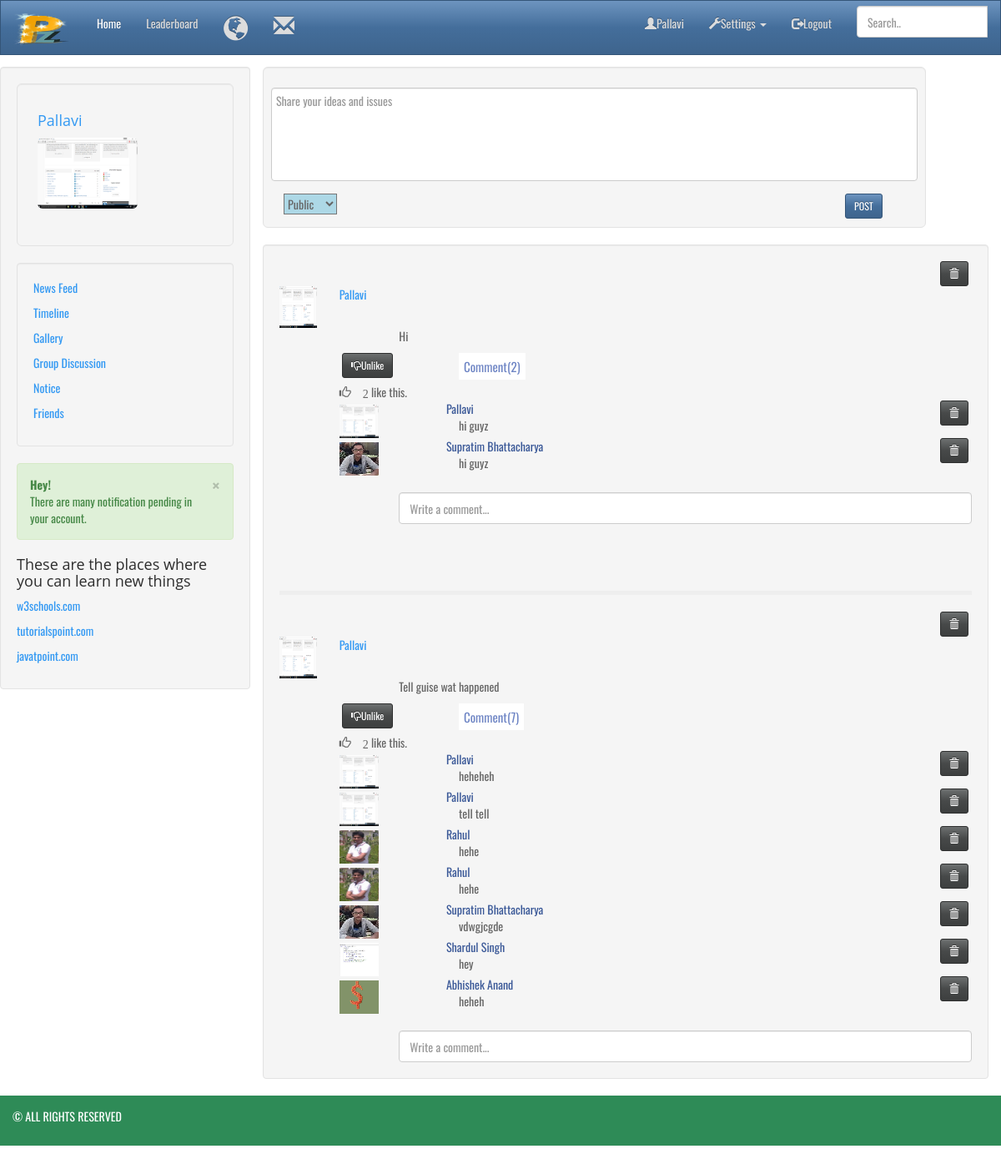
Page /timeline.php (signed in) on the committed database.
### tables this page shows
CREATE TABLE IF NOT EXISTS `users` (
  `user_id` int(20) NOT NULL AUTO_INCREMENT,
  `username` varchar(50) NOT NULL,
  `email` varchar(50) NOT NULL,
  `password` varchar(50) NOT NULL,
  `birth_date` date NOT NULL,
  `join_date` timestamp NOT NULL DEFAULT CURRENT_TIMESTAMP ON UPDATE CURRENT_TIMESTAMP,
  `score` int(11) NOT NULL,
  `level` int(11) NOT NULL DEFAULT '0',
  `type` varchar(255) NOT NULL DEFAULT 'player',
  `block` varchar(255) NOT NULL DEFAULT 'no',
  `online` varchar(255) NOT NULL DEFAULT 'no',
  PRIMARY KEY (`user_id`),
  UNIQUE KEY `email` (`email`)
);

CREATE TABLE IF NOT EXISTS `user_profile_pic` (
  `profile_id` int(20) NOT NULL AUTO_INCREMENT,
  `user_id` int(20) NOT NULL,
  `image` varchar(200) NOT NULL,
  `image_path` varchar(255) NOT NULL,
  PRIMARY KEY (`profile_id`),
  KEY `user_profile_pic_ibfk_1` (`user_id`)
);

CREATE TABLE IF NOT EXISTS `user_post` (
  `post_id` int(20) NOT NULL AUTO_INCREMENT,
  `user_id` int(20) NOT NULL,
  `post_txt` text NOT NULL,
  `post_pic` varchar(200) NOT NULL,
  `post_time` timestamp NOT NULL DEFAULT CURRENT_TIMESTAMP ON UPDATE CURRENT_TIMESTAMP,
  `priority` varchar(255) NOT NULL DEFAULT 'public',
  PRIMARY KEY (`post_id`),
  KEY `user_post_ibfk_1` (`user_id`)
);

CREATE TABLE IF NOT EXISTS `user_post_comment` (
  `comment_id` int(20) NOT NULL AUTO_INCREMENT,
  `post_id` int(20) NOT NULL,
  `user_id` int(20) NOT NULL,
  `comment` text NOT NULL,
  PRIMARY KEY (`comment_id`),
  KEY `user_post_comment_ibfk_1` (`user_id`),
  KEY `user_post_comment_ibfk_2` (`post_id`)
);

### timeline.php (the view, shortened to what this page needs)
<!DOCTYPE html>
<?php
include 'configuration.php';
?>
<?php
$userid=$_SESSION['uid'];
if (isset($userid))
{
?>
<html lang="en" ng-app="myApp">
<?php
  $userid=$_SESSION['uid'];
  $query1=mysqli_query($conn,"SELECT * FROM `users` WHERE `user_id`='$userid';");
  $row1=mysqli_fetch_array($query1,MYSQLI_ASSOC);
  $name=$row1['username'];
  ?>
<head>
  <link rel="stylesheet" href="./bootstrap_files/bootstrap.min.css">
  <link rel="stylesheet" href="https://cdnjs.cloudflare.com/ajax/libs/jqueryui/1.12.0/jquery-ui.css">
</head>
<body style="position:relative" data-spy="scroll" data-target=".navbar-fixed-top" >
<nav class="navbar navbar-inverse navbar-fixed-top" style="">
  <div class="container-fluid">
    <div class="navbar-header" >
       <a class="navbar-brand" href="#" style="color:solid-green;;">
	<div style="float: left;">
        <img src="logo.png" alt="logo" id="" style="height:40px;width:70px;">
    </div></a>
    </div>
    <div class="collapse navbar-collapse" id="myNavbar">
      <ul class="nav navbar-nav">
        <li class="active"><a href="main_page.php">Home</a></li>
		 <li><a href="leaderboard.php">Leaderboard</a></li>
		  	<li id="refresh2"><a href="./notification.php"><big><span class="glyphicon glyphicon-globe"></big></span> <span class="badge"></span></a></li>
	 <li><a href="./message.php"><span class="glyphicon glyphicon-envelope"></a></li>
	  </ul>
      <form class="navbar-form navbar-right" role="search">
        <div class="form-group input-group" ng-controller="SearchController" >
          <input type="search" name="search" id="divid" class="form-control" placeholder="Search.." ng-model="keybords" ng-keyup="search()">
        </div>
      </form>
      <ul class="nav navbar-nav navbar-right">
		<li><a href="profile.php"><span class="glyphicon glyphicon-user"></span><?php echo "$name";?></a></li>
		<li class="dropdown">
		<a class="dropdown-toggle" data-toggle="dropdown" href="#"><span class="glyphicon glyphicon-wrench"></span>Settings
		<span class="caret"></span>
		</a>
		</li>
		<li><a href="logout.php"><span class="glyphicon glyphicon-log-out"></span>Logout</a></li>
	  </ul>
	  </div>
  </div>
</nav>
<?php
echo'<div class="container-fluid">
  <div class="row">
    <div class="col-sm-3 well" style="">
      <div class="well well-lg">
        <p><a href="#"><h4>'.$name.'</h4></a></p>';
		$query=mysqli_query($conn,"SELECT * from `user_profile_pic` WHERE `user_id`='$userid';");
		$result=mysqli_fetch_assoc($query);
		$image_path=$result['image_path'];
	echo'
		<img class="img-rounded" height="85" width="120"  src="'.$image_path.'" alt="D.P" />
		</br>
		</br>
	</div>
      <div class="well">
           <p><a href="newsfeed.php"> News Feed</a></p>
	  <p><a href="timeline.php"> Timeline</a></p>
	  <p><a href="photos.php"> Gallery</a></p>
	    <p><a href="group_chat.php"> Group Discussion</a></p>
           <p><a href="usernotice.php"> Notice </a></p>
		   <p><a href="friends.php"> Friends </a></p>
	  </div>
      ';
	   $query100=mysqli_query($conn,"SELECT * FROM `user_notification` where `user_id`='$userid';");
	   if (mysqli_num_rows($query100)>0)
	   {
      echo '<div class="alert alert-success fade in">
        <a href="#" class="close" data-dismiss="alert" aria-label="close">×</a>
        <p><strong>Hey!</strong></p>
        There are many notification pending in your account.
      </div>';
	   }
	  echo'
	  <h4>These are the places where you can learn new things</h4>
      <p><a href="http://www.w3schools.com/" target="_blank">w3schools.com</a></p>
      <p><a href="http://www.tutorialspoint.com/" target="_blank">tutorialspoint.com</a></p>
      <p><a href="http://www.javatpoint.com/" target="_blank">javatpoint.com</a></p>
    </div>';
echo'
<div class="col-sm-9" id="refresh">
      <div class="row">
    <div class=" col-sm-11">
	  <div class="well well-lg" style="padding-bottom:10px;">
	   <form method="post" name="posting_txt"  id="post_txt">
	<div class="row form-group">
		<textarea cols=120 class="form-control" rows=5 style="padding:5px; resize:none;" required="required" name="post_txt" maxlength="511" placeholder="Share your ideas and issues"></textarea>
	</div>
   	<input type="hidden" name="txt_post_time">
	<div class="row">
	<div class="col-sm-2">
	<select style="background:#add8e6; " name="priority">
				<option value="Public"> Public </option>
				<option value="Private"> Only me </option>
			</select>
			</div>
     <div class="col-sm-2 col-sm-offset-8 text-center">
	 <button class="btn btn-primary btn-sm"  type="submit" value="" name="txt" id="post_button">POST
	 </button>
    </div>
		</div>
	</form>
	</div>
		</div>
	  </div>';
 echo'<div class="well "  style="overflow-y:scroll;height:1000px;overflow-x:hidden;" id="hello">
           <div class="well-col-sm-12">';
$sql2 = "SELECT * FROM `user_post` WHERE `user_id`='$userid'";
$sql2 .= "ORDER BY `post_id` desc  ";
$sql_query = mysqli_query($conn,$sql2);
	while($post_data=mysqli_fetch_array($sql_query,MYSQLI_NUM))
	{
		$postid=$post_data[0];
		$post_user_id=$post_data[1];
		$post_txt=$post_data[2];
		$que_user_info=mysqli_query($conn,"SELECT * from `users` where `user_id`='$post_user_id';");
		$que_user_pic=mysqli_query($conn,"SELECT * from `user_profile_pic` where `user_id`='$post_user_id';");
		$fetch_user_info=mysqli_fetch_array($que_user_info,MYSQLI_NUM);
		$fetch_user_pic=mysqli_fetch_array($que_user_pic,MYSQLI_NUM);
		$user_name=$fetch_user_info[1];
		$user_pic=$fetch_user_pic[3];
		if($userid==$post_user_id)
		{
		echo'<div class="row">';
			if($post_txt=="JOIN SOCIAL NETWORKING")
			{
			echo'
			';
			}
			else
			{
			echo'<div class="col-sm-2 col-sm-offset-11" >
 <form class="form-inline delete_post" role="form" method="post" >
  <div class="form-group has-success has-feedback" style="width:100px;">
    <label class="control-label" for="inputSuccess4"></label>
	<input type="hidden" name="post_id" value="'.$postid.'" style="width:100px;">
	<button type="submit" class="btn btn-default btn-sm " name="delete_post" id="delete_post">
 <span class="glyphicon glyphicon-trash"></span>
  </button>
  </div>
</form>
			</div>
		</div>';
		}
		}
		else
		{
	echo'<div class="row">
			<div class="col-sm-2">&nbsp;  </div>
		</div>';
		}
 	echo'
 	<div class="row">
		<div class="col-sm-1"> <img src="'.$user_pic.'" height="50" width="45">  </div>
		<div class="col-sm-4">
	<a href="./view_profile.php?id='.$post_user_id.'" style="text-transform:capitalize; text-decoration:none;" onMouseOver="post_name_underLine('.$postid.')" onMouseOut="post_name_NounderLine('.$postid.')" id="uname'.$postid.'"> '.$user_name.' </a>
	</div>
	</div>';
	echo'
	<div class="row">
		<div class="col-sm-2"></div>
		<div class="col-sm-10" style="word-wrap:break-word;">'.$post_data[2].' </div>
	</div>';
	echo'<div class="row" style="padding-top:10px;">
		';
		 	$que_status=mysqli_query($conn,"SELECT * from `user_post_status` where `post_id`='$postid' and `user_id`='$userid';");
			$que_like=mysqli_query($conn,"SELECT * from `user_post_status` where `post_id`='$postid';");
			$count_like=mysqli_num_rows($que_like);
			$status_data=mysqli_fetch_array($que_status,MYSQLI_NUM);
			if($status_data[3]=="Like")
			{
			echo'<div class="col-sm-1 col-sm-offset-1">
		<form class="form-inline" role="form" id="'.$postid.'form" method="post">
  <div class="form-group has-success has-feedback" style="width:100px;">
    <label class="control-label" for="inputSuccess4"></label>
	<input type="hidden" name="postid" value="'.$postid.'" style="width:100px;">
    <input type="hidden" name="userid" value="'.$userid.'" style="width:100px;">
	<button type="submit" name="Unlike" id="'.$postid.'like" class="btn btn-default btn-sm like-btn"  >
	<span class="glyphicon glyphicon-thumbs-down"></span>Unlike<input type="hidden" name="flaglike" value="1"></button>
	</div>
  </form>
</div>';
			}
	$que_comment=mysqli_query($conn,"SELECT * from `user_post_comment` where `post_id` ='$postid' order by `comment_id`;");
	$count_comment=mysqli_num_rows($que_comment);
		echo'
		<div class="col-sm-1 col-sm-offset-1"><input type="button" value="Comment('.$count_comment.')" style="background:#FFFFFF; line-height:2;border:#FFFFFF;font-size:15px; color:#6D84C4;" onClick="Comment_focus('.$postid.');" onMouseOver="Comment_underLine('.$postid.')" onMouseOut="Comment_NounderLine('.$postid.')" id="comment'.$postid.'"><span style="color:#999999;">   </span>
		</div>
	</div>
	<div class="row">
		<div class="col-sm-2 col-sm-offset-1" style="padding-top:5px;"><span class="glyphicon glyphicon-thumbs-up"  id="'.$postid.'likes"> '.$count_like.'</span> like this. </div>
	</div>
	';
echo'<div id="'.$postid.'refresh2">';
	while($comment_data=mysqli_fetch_array($que_comment,MYSQLI_NUM))
	{
		$comment_id=$comment_data[0];
		$comment_user_id=$comment_data[2];
		$que_user_info1=mysqli_query($conn,"SELECT * from `users` where `user_id`='$comment_user_id';");
		$que_user_pic1=mysqli_query($conn,"SELECT * from `user_profile_pic` where `user_id`='$comment_user_id';");
		$fetch_user_info1=mysqli_fetch_array($que_user_info1,MYSQLI_NUM);
		$fetch_user_pic1=mysqli_fetch_array($que_user_pic1,MYSQLI_NUM);
		$user_name1=$fetch_user_info1[1];
		$user_pic1=$fetch_user_pic1[3];
echo'
	<div class="row">
		<div class="col-sm-1 col-sm-offset-1" style="padding-top:5px;">  <img src="'.$user_pic1.'" height="40" width="47">    </div>
		<div class="col-sm-8 col-sm-offset-1" ><div class="row"> <a href="./view_profile.php?id='.$comment_user_id.'" style="text-transform:capitalize; text-decoration:none; color:#3B5998;" onMouseOver="Comment_name_underLine('.$comment_id.')" onMouseOut="Comment_name_NounderLine('.$comment_id.')" id="cuname'.$comment_id.'"> '.$user_name1.'</a>
		</div><div class="row">
		<div class="col-sm-12" style="word-wrap:break-word;"> '.$comment_data[3].'</div>
	</div></div>';
		if($userid==$post_user_id)
		{
			echo'<div class="col-sm-1 " >
	<form class="form-inline delete_comment" role="form" method="post" id="'.$comment_id.'delete">
  <div class="form-group has-success has-feedback" style="width:100px;">
    <label class="control-label" for="inputSuccess4"></label>
	<input type="hidden" name="post_id" value="'.$postid.'">
	<input type="hidden" name="comm_id" value="'.$comment_id.'" style="width:100px;">
	<button type="submit" class="btn btn-default btn-sm " name="delete_comment" id="delete_comment">
 <span class="glyphicon glyphicon-trash"></span>
  </button>
  </div>
</form>
			</div>';
		}
echo'</div>';
	}
	echo'</div>
	<div class="row">
	<div class="col-sm-2" >  <img src="" style="height:33; width:33;">    </div>
		<div class="col-sm-10">
		<form class="form-inline commenting" role="form" method="post" id="'.$postid.'commenting">
  <div class="form-group" style="width:100%;">
    <label class="control-label" for="inputSuccess4"></label>
	<input name="comment_txt"  style="width:100%;" class="form-control" placeholder="Write a comment..." maxlength="511" style="" id="'.$postid.'text" required="required"></textarea>
	<input type="hidden" name="postid" value="'.$postid.'" style="width:100px;">
    <input type="hidden" name="userid" value="'.$userid.'" style="width:100px;">
	<input type="submit" name="comment" value="" class="form-control" id="inputSuccess4" style="display:none;" >
  </div>
</form>
		</br>
		</br>
		</br>
		</div>
	</div>';
echo'<hr style="border-width:5px">';
}
	echo'</div>
    </div>
	</div>
	</div>
   </div>';
  ?>
<footer class="container-fluid text-center">
  <div>
  <p style="text-align:left">&copy;&nbsp;ALL RIGHTS RESERVED</p>
  </div>
</footer>
<?php
}
else
{
	echo "<meta content=\"0;home.php\" http-equiv=\"refresh\">";
}
?>

### timeline.php (style rules this page uses)
footer { background-color: #2E8B57; color: white; padding: 15px; position:fixed-bottom }
span.glyphicon-globe { font-size: 1.8em; }
span.glyphicon-envelope { font-size: 1.8em; }

### rows in the picture
users: username "Pallavi"
user_profile_pic: image_path (picture)
user_post: user_profile_pic.image_path (picture), user.username "Pallavi", post_txt "Hi", count_like "2"
user_post_comment: user_profile_pic.image_path (picture), user.username "Pallavi", comment "hi guyz"
user_post_comment: user_profile_pic.image_path (picture), user.username "Supratim Bhattacharya", comment "hi guyz"
user_post: user_profile_pic.image_path (picture), user.username "Pallavi", post_txt "Tell guise wat happened", count_like "2"
user_post_comment: user_profile_pic.image_path (picture), user.username "Pallavi", comment "heheheh"
user_post_comment: user_profile_pic.image_path (picture), user.username "Pallavi", comment "tell tell"
user_post_comment: user_profile_pic.image_path (picture), user.username "Rahul", comment "hehe"
user_post_comment: user_profile_pic.image_path (picture), user.username "Rahul", comment "hehe"
user_post_comment: user_profile_pic.image_path (picture), user.username "Supratim Bhattacharya", comment "vdwgjcgde"
user_post_comment: user_profile_pic.image_path (picture), user.username "Shardul Singh", comment "hey"
user_post_comment: user_profile_pic.image_path (picture), user.username "Abhishek Anand", comment "heheh"
